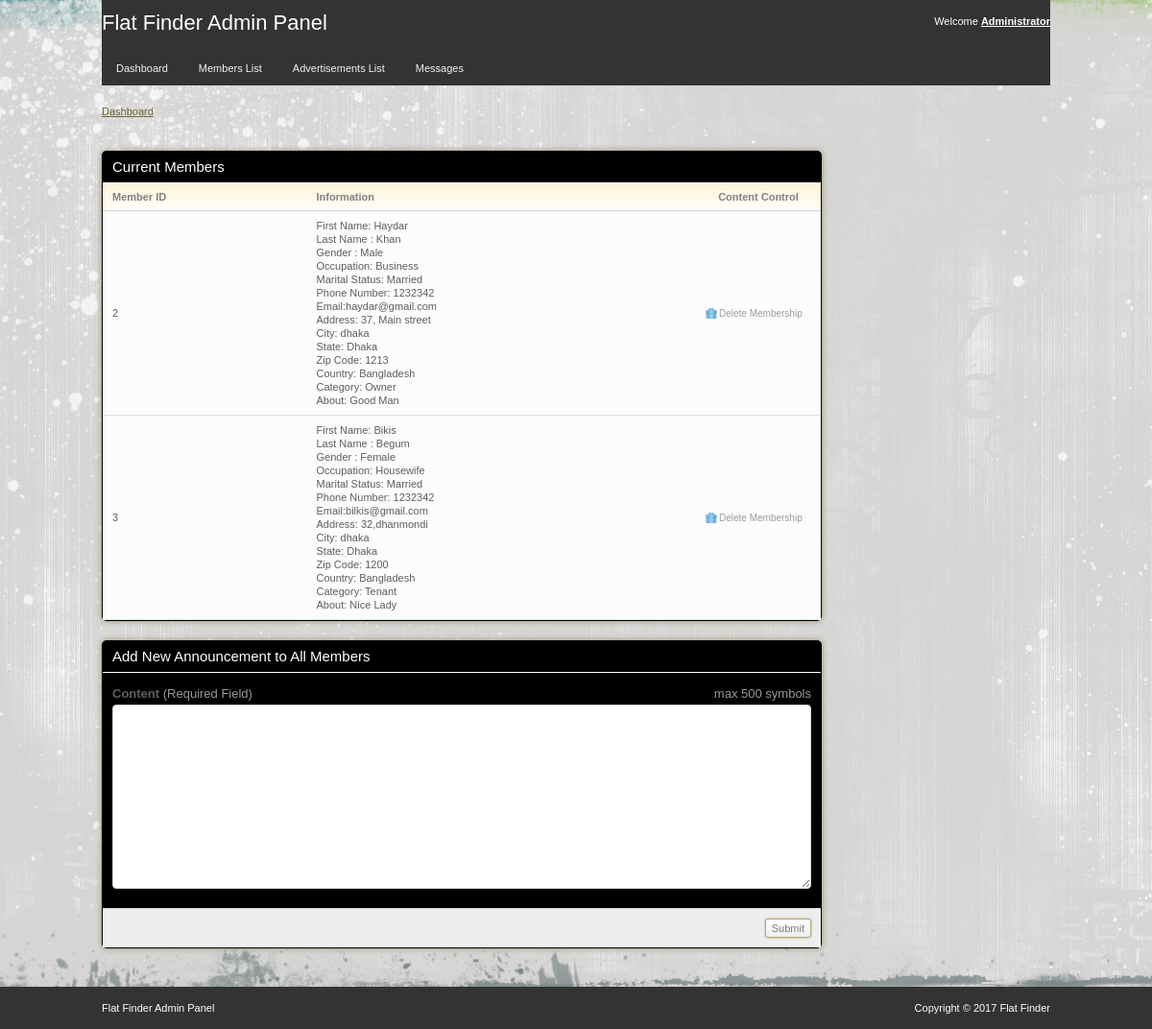
The app's page /AdminPanel/member.php with its own data.
### tables this page shows
CREATE TABLE `register` (
  `RID` int(11) NOT NULL,
  `FName` varchar(20) NOT NULL,
  `LName` varchar(20) NOT NULL,
  `Gender` varchar(10) NOT NULL,
  `Occupation` varchar(20) NOT NULL,
  `Marital` varchar(15) NOT NULL,
  `Phone` varchar(20) NOT NULL,
  `Email` varchar(30) NOT NULL,
  `Password` varchar(40) NOT NULL,
  `Address` varchar(200) NOT NULL,
  `City` varchar(20) NOT NULL,
  `State` varchar(20) NOT NULL,
  `ZipCode` varchar(10) NOT NULL,
  `Country` varchar(20) NOT NULL,
  `Catagory` varchar(10) NOT NULL,
  `About` varchar(300) NOT NULL
);

### AdminPanel/member.php (the view, shortened to what this page needs)
<?php
include_once("config.php");
$result1 = "SELECT *
    FROM register";
$result1 = mysqli_query($conn, $result1);
?>
<!DOCTYPE html>
<html>
<head>
	<link rel="stylesheet" href="css/style.css" type="text/css" media="all" />
</head>
<body>
<div id="header">
	<div class="shell">
		<div id="top">
			<h1><a href="#">Flat Finder Admin Panel</a></h1>
			<div id="top-navigation">
				Welcome <a href="admin.php"><strong>Administrator</strong></a>
			</div>
		</div>
		<div id="navigation">
			<ul>
			    <li><a href="admin.php"><span>Dashboard</span></a></li>
			    <li><a href="member.php"><span>Members List</span></a></li>
			    <li><a href="AdminAdvertise.php"><span>Advertisements List</span></a></li>
			    <li><a href="AdminMessage.php"><span>Messages</span></a></li>
			</ul>
		</div>
	</div>
</div>
<div id="container">
	<div class="shell">
		<div class="small-nav">
			<a href="admin.php">Dashboard</a>
		</div>
		<br />
		<div id="main">
			<div id="content">
				<div class="box">
					<div class="box-head">
						<h2 class="left">Current Members</h2>
					</div>
					<div class="table">
						<table width="100%" border="0" cellspacing="0" cellpadding="0">
							<tr>
								<th>Member ID</th>
								<th>Information</th>
								<th width="110" class="ac">Content Control</th>
							</tr>
<?php
  			while($res1 = mysqli_fetch_array($result1)) {
  	echo "<tr>";
  	echo "<td>".$res1['RID']."</td>";
	echo "<td> First Name:  ".$res1['FName']. "</br>";
	echo "Last Name :  ".$res1['LName']. "</br>";
    echo "Gender : ".$res1['Gender']."</br>";
    echo "Occupation: " .$res1['Occupation']. "</br>";
  	echo "Marital Status: ".$res1['Marital']."</br>";
    echo "Phone Number: ".$res1['Phone']."</br>";
  	echo "Email:" .$res1['Email']. "</br> ";
    echo "Address: ".$res1['Address']."</br>";
    echo "City: " .$res1['City']."</br>";
    echo "State: " .$res1['State']."</br>";
    echo "Zip Code: " .$res1['ZipCode']."</br>";
    echo "Country: ".$res1['Country']."</br>";
    echo "Category: " .$res1['Catagory']."</br>";
    echo "About: " .$res1['About']."</td>";
	echo "<td><a href=\"delete.php?id=$res1[RID]\"
					onClick=\"return confirm('Are you sure you want to delete this member?')\" class='ico del'>Delete Membership</a></td>";
	echo "</tr>";
    }
  ?>
						</table>
					</div>
				</div>
							<div class="box">
					<div class="box-head">
						<h2>Add New Announcement to All Members</h2>
					</div>
					<form action="member.php" method="post">
						<div class="form">
								<p>
									<span class="req">max 500 symbols</span>
									<label>Content <span>(Required Field)</span></label>
									<textarea class="field size1" rows="10" cols="30" name="msg"></textarea>
								</p>
						</div>
						<div class="buttons">
							<input type="submit" class="button" value="Submit" name="Submit" />
						</div>
					</form>
				</div>
			</div>
		</div>
	</div>
</div>
<div id="footer">
	<div class="shell">
		<span class="left">Flat Finder Admin Panel</span>
		<span class="right">
			Copyright &copy; 2017 Flat Finder
		</span>
	</div>
</div>
</body>
</html>

### AdminPanel/css/style.css (style rules this page uses)
* { padding:0; margin:0; outline:0; }
body { background:#f9ebae; font-family: Verdana, sans-serif; font-size:11px; line-height:14px; color:#5e5e5e; background-image: url(images/back.jpg); }
input, textarea, select { font-family: Verdana, sans-serif; font-size:13px; }
textarea { overflow:hidden; }
.field { border:solid 1px #d3cfc7; background:#fff; padding:5px; }
.button { background:#eee url(images/button.gif) repeat-x 0 0; border:solid 1px #b1a874; color:#7f7f7f; font-size:11px; padding:2px 6px 2px 6px; cursor:pointer; line-height:14px !important; }
a { color:#ba4c32; text-decoration: underline; cursor:pointer; }
.left, .alignleft { float:left; display:inline; }
.right, .alignright { float:right; display:inline; }
.ac { text-align: center !important; }
h1 { font-size:22px; line-height:24px; color:#fff; font-weight: normal; }
h1 a { color:#fff; text-decoration: none; }
h2 { font-size:15px; font-weight: normal; }
.shell { width:988px; margin:0 auto; }
#header { height:89px; white-space:nowrap; }
#header h1 { float:left; display:inline; padding-top:12px; }
#top-navigation { float:right; white-space:nowrap; color:#fff; padding-top:15px; }
#top-navigation a { color:#fff; }
#top { height:53px; background:#333; }
#navigation { height:36px; background-color: #333; }
#navigation ul { list-style-type: none; display: block; }
#navigation ul li { float:left; display:inline; margin-right:2px; }
#navigation ul li a, #navigation ul li a span { float:left; height:36px; no-repeat 0 0; padding:0 0 0 15px; }
#navigation ul li a span { background-position:right 0; padding:0 15px 0 0; }
#navigation ul li a { line-height:36px; color:#907525; text-decoration: none; color:#f2f2f2 }
#container { padding:20px 0; }
.small-nav { color:#978b48; padding-bottom:20px; }
.small-nav a { color:#6f6636; }
#content { float:left; width:750px; }
.table th { background:#fffdfa url(images/th.gif) repeat-x 0 0; color:#818181; text-align: left; padding:7px 10px; border-bottom:solid 1px #d2d1cb; }
.table td { background:#fbfcfc; border-bottom:solid 1px #e0e0e0; padding:8px 10px; }
.box { background:black; height:100%; padding:1px; margin-bottom:20px; }
.box-head { background:black; height:32px; color:#fff; padding: 0 10px; line-height:32px; white-space:nowrap; border-bottom:solid 1px #fff; }
a.ico { color:#9d9c9a; font-size:10px; text-decoration: none; padding:0 0 0 14px; background-repeat:no-repeat; background-position:0 0; }
a.del { background-image:url(images/del.gif) }
.form { padding:15px 10px 5px 10px; }
.form label { display:block; font-weight: bold; font-size:13px; padding-bottom:4px; }
.form label span { color:#999; font-weight: normal; }
.form .field { display:block; }
.form .req { font-size:13px; float:right; white-space:nowrap; color:#999; }
.form p { padding-bottom:15px; }
.size1 { width:716px; }
textarea.size1 { height:180px; }
.buttons { text-align: right; padding:10px; background:#eee; border-top:solid 1px #e0e0e0; }
.buttons .button { margin-left:3px; }
#footer { height:44px; background:#333; line-height:44px; color:#fff; bottom: 0; }
.box { -moz-border-radius:5px; -webkit-border-radius:5px; -moz-box-shadow: 0 0 6px #978f6c; -webkit-box-shadow: 0 0 6px #978f6c; }
.box-head { -moz-border-radius-topleft:5px; -moz-border-radius-topright:5px; -webkit-border-top-left-radius:5px; -webkit-border-top-right-radius:5px; }
.field, .button { -moz-border-radius:4px; -webkit-border-radius:4px; }
.small-field, .button, .pagging a { -moz-border-radius:3px; -webkit-border-radius:3px; }
.button { -moz-box-shadow: 0 0 2px #978f6c; -webkit-box-shadow: 0 0 2px #978f6c; }

### records on screen
register: RID "2", FName "Haydar", LName "Khan", Gender "Male", Occupation "Business", Marital "Married", Phone "1232342", Email "haydar@gmail.com", Address "37, Main street", City "dhaka", State "Dhaka", ZipCode "1213", Country "Bangladesh", Catagory "Owner", About "Good Man"
register: RID "3", FName "Bikis", LName "Begum", Gender "Female", Occupation "Housewife", Marital "Married", Phone "1232342", Email "bilkis@gmail.com", Address "32,dhanmondi", City "dhaka", State "Dhaka", ZipCode "1200", Country "Bangladesh", Catagory "Tenant", About "Nice Lady"
